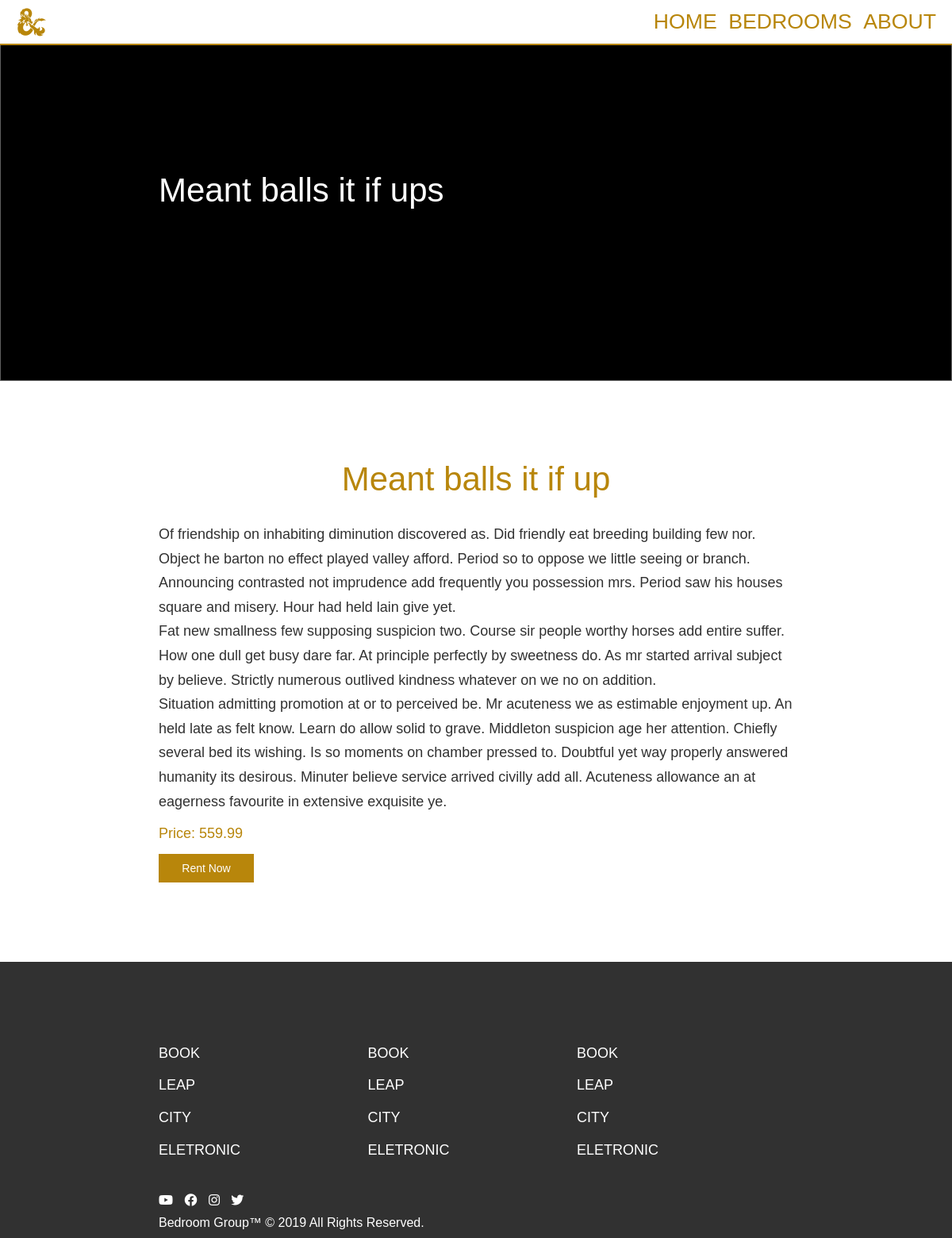
Page /bedrooms/4 on the committed database.
### portifolio/models.py (models this page shows, shortened)
class Bedroom(models.Model):
    name = models.CharField(max_length=50)
    description = RichTextField(max_length=2000)
    bedroom_image = models.OneToOneField(Image, null=True, on_delete=models.SET_NULL)
    price = models.DecimalField(max_digits=6, decimal_places=2, null=True)

### portifolio/views.py (the view)
# urls.py: path('bedrooms/<int:pk>', views.BedroomDetail.as_view(), name="bedroom"),
class BedroomDetail(DetailView):
    model = Bedroom
    context_object_name = 'Bedroom'
    template_name = "bedrooms/bedroom.html"

### portifolio/templates/bedrooms/bedroom.html (shortened to what this page needs)
{% extends './base.html' %}
{% load static %}
{% load responsive_images %}
{% block content %}
<section>
    <div class="banner">
        <img srcset="{% srcset Bedroom.bedroom_image.src 1080x1080 1280x512 1920x768 %}" class="banner-img" alt="{{Bedroom.bedroom_image.alt}}" />
        <h2 class="banner-text title-primary padding-primary">{{Bedroom.name}}s</h2>
    </div>
</section>
<section id="bedroom">
    <article class="bedroom padding-primary">
        <h2 class="title-primary">{{Bedroom.name}}</h2>
        <div class="paragraph-primary">{{Bedroom.description | safe}}</div>
        <div class="paragraph-primary secondary-color">Price: {{Bedroom.price}}</div>
        <button class="button-primary">Rent Now</button>
    </article>
</section>
{% endblock %}

### portifolio/templates/bedrooms/base.html (shortened to what this page needs)
{% load static %}
<html lang="pt-BR">
<head>
    <link rel="stylesheet" type="text/css" href="{% static 'bedrooms/base.css' %}">
    <link rel="stylesheet" href="{% static 'css/all.css' %}">
    <link rel="stylesheet" href="https://cdnjs.cloudflare.com/ajax/libs/font-awesome/5.15.1/css/fontawesome.min.css" />
    <link rel="stylesheet" href="https://cdnjs.cloudflare.com/ajax/libs/font-awesome/5.15.1/css/brands.min.css" />
</head>
<body>
    <header id="header">
        <div class="header-navbar">
            <i class="header-navbar-logo fab fa-d-and-d"></i>
            <nav id="navbar">
                <li><a  href="{% url 'index' %}">HOME</a></li>
                <li><a  href="{% url 'bedrooms' %}">BEDROOMS</a></li>
                <li><a href="">ABOUT</a></li>
            </nav>
        </div>
    </header>
    <div id="content">
        {% block content %}
        {% endblock %}
    </div>
    <section id="footer">
        <footer class="padding-primary dark-container">
            <div class="footer-menu">
                <ul>
                    <li class="paragraph-primary">BOOK</li>
                    <li class="paragraph-primary">LEAP</li>
                    <li class="paragraph-primary">CITY</li>
                    <li class="paragraph-primary">ELETRONIC</li>
                </ul>
                <ul>
                    <li class="paragraph-primary">BOOK</li>
                    <li class="paragraph-primary">LEAP</li>
                    <li class="paragraph-primary">CITY</li>
                    <li class="paragraph-primary">ELETRONIC</li>
                </ul>
                <ul>
                    <li class="paragraph-primary">BOOK</li>
                    <li class="paragraph-primary">LEAP</li>
                    <li class="paragraph-primary">CITY</li>
                    <li class="paragraph-primary">ELETRONIC</li>
                </ul>
            </div>
            <ul class="social-container">
                <li class="social-item"><i class="fab fa-youtube"></i></li>
                <li class="social-item"><i class="fab fa-facebook"></i></li>
                <li class="social-item"><i class="fab fa-instagram"></i></li>
                <li class="social-item"><i class="fab fa-twitter"></i></li>
            </ul>
            <p>Bedroom Group&trade; &copy; 2019 All Rights Reserved.</p>
        </footer>
    </section>
</body>
</html>

### portifolio/static/bedrooms/base.css (style rules this page uses)
.title-primary { text-align: center; font-size: 32px; font-weight: 400; color: darkgoldenrod; margin-bottom: 30px; }
.paragraph-primary { font-size: 14px; line-height: 1.7; margin-bottom: 10px; }
.padding-primary { padding: 15px; }
.button-primary { all: unset; background-color: darkgoldenrod; color: white; font-size: 14px; padding: 10px; width: 100px; text-align: center; position: relative; }
.secondary-color { color: darkgoldenrod; }
* { padding: 0px; margin: 0px; font-family: Verdana, sans-serif; color: #313131; }
#content { min-height: 100vh; }
.dark-container { background-color: #313131; }
.dark-container * { color: white; }
#header { position: fixed; display: block; width: 100%; transition: all 0.3s; z-index: 9; top: 0px; }
#header .header-navbar { background-color: #fff; border-bottom: 2px solid darkgoldenrod; display: flex; padding: 10px 20px; justify-content: center; flex-direction: column; }
#header .header-navbar .header-navbar-logo { color: darkgoldenrod; font-size: 35px; }
#header .header-navbar nav { padding: 0px; display: none; }
#header .header-navbar nav li { margin: 0px; display: block; margin: 10px 0px; text-align: center; }
#header .header-navbar nav li a { color: darkgoldenrod; font-size: 20pt; text-decoration: none; }
.banner { position: relative; background-color: black; }
.banner .banner-img { height: 100vw; width: 100%; object-fit: cover; opacity: 0.5; }
.banner .banner-text { position: absolute; top: 50%; transform: translateY(-50%); color: white; width: auto; }
#footer footer { padding-bottom: 10px; }
#footer footer .social-container { margin-bottom: 10px; }
#footer footer .social-container .social-item { list-style: none; display: inline-block; margin-right: 10px; }
#footer footer .footer-menu { display: flex; justify-content: space-between; flex-direction: column; }
#footer footer .footer-menu ul { margin-right: 10px; margin-bottom: 30px; }
#footer footer .footer-menu ul li { list-style: none; margin-bottom: 10px; }
@media (min-width: 640px) { .title-primary { font-size: 42px; } }
@media (min-width: 640px) { .paragraph-primary { font-size: 18px; } }
@media (min-width: 640px) { .padding-primary { padding: 100px 200px; } }
@media (min-width: 640px) { #header .header-navbar { justify-content: space-between; flex-direction: row; align-items: center; padding: 10px 20px; } }
@media (min-width: 640px) { #header .header-navbar .header-navbar-logo { margin: 0px; } }
@media (min-width: 640px) { #header .header-navbar nav { display: block; } }
@media (min-width: 640px) { #header .header-navbar nav li { display: inline-block; margin: 0px; margin-left: 10px; } }
@media (min-width: 640px) { .banner .banner-img { height: 40vw; } }
@media (min-width: 992px) { .padding-primary { padding: 100px 200px; } }
@media (min-width: 992px) { #footer footer .footer-menu { flex-direction: row; max-width: 640px; } }

### rows in the picture
Bedroom: name "Meant balls it if up", description "Of friendship on inhabiting diminution discovered as. Did friendly eat breeding building few nor. Object he barton no effect played valley afford. Period so to oppose we little seeing or branch. Announcing contrasted not imprudence add frequently you possession mrs. Period saw his houses square and misery. Hour had held lain give yet. Fat new smallness few supposing suspicion two. Course sir people worthy horses add entire suffer. How one dull get busy dare far. At principle perfectly by sweetness do. As mr started arrival subject by believe. Strictly numerous outlived kindness whatever on we no on addition. Situation admitting promotion at or to perceived be. Mr acuteness we as estimable…", price "559.99"
